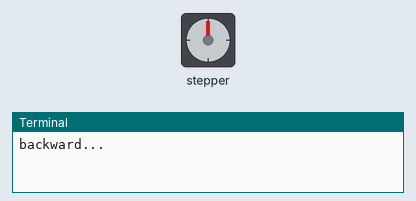
Recording of a program running on a simulated Raspberry Pi (header pin numbers). Shown: stepper motor, the last lines printed to the terminal. The stepper is drawn at 2048 steps a turn.

Above: at 0.15 s.
At 9.18 s:
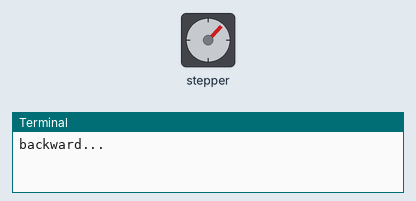
At 18.55 s:
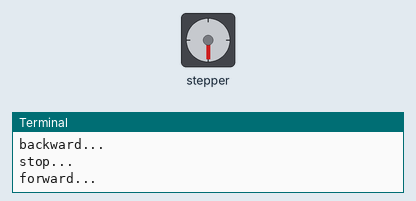
At 36.9 s:
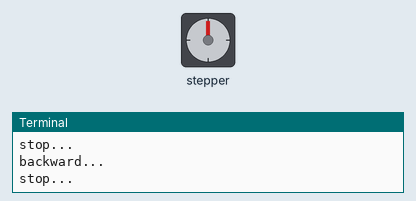
Timing chart, 0 to 40.0 s (numbered marks = the images above):
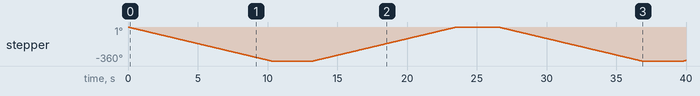

The program:

stepper_motor.py
```python
#!/usr/bin/env python
import RPi.GPIO as GPIO
import time

IN1 = 31    # pin11
IN2 = 33
IN3 = 35
IN4 = 37

def setStep(w1, w2, w3, w4):
	GPIO.output(IN1, w1)
	GPIO.output(IN2, w2)
	GPIO.output(IN3, w3)
	GPIO.output(IN4, w4)

def stop():
	setStep(0, 0, 0, 0)

def forward(delay, steps):
	for i in range(0, steps):
		setStep(1, 0, 0, 0)
		time.sleep(delay)
		setStep(0, 1, 0, 0)
		time.sleep(delay)
		setStep(0, 0, 1, 0)
		time.sleep(delay)
		setStep(0, 0, 0, 1)
		time.sleep(delay)

def backward(delay, steps):
	for i in range(0, steps):
		setStep(0, 0, 0, 1)
		time.sleep(delay)
		setStep(0, 0, 1, 0)
		time.sleep(delay)
		setStep(0, 1, 0, 0)
		time.sleep(delay)
		setStep(1, 0, 0, 0)
		time.sleep(delay)

def setup():
	GPIO.setwarnings(False)
	GPIO.setmode(GPIO.BOARD)       # Numbers GPIOs by physical location
	GPIO.setup(IN1, GPIO.OUT)      # Set pin's mode is output
	GPIO.setup(IN2, GPIO.OUT)
	GPIO.setup(IN3, GPIO.OUT)
	GPIO.setup(IN4, GPIO.OUT)

def loop():
	while True:
		print "backward..."
		backward(0.005, 512)  # 512 steps --- 360 angle

		print "stop..."
		stop()                 # stop
		time.sleep(3)          # sleep 3s

		print "forward..."
		forward(0.005, 512)

		print "stop..."
		stop()
		time.sleep(3)

def destroy():
	GPIO.cleanup()             # Release resource

if __name__ == '__main__':     # Program start from here
	setup()
	try:
		loop()
	except KeyboardInterrupt:  # When 'Ctrl+C' is pressed, the child function destroy() will be  executed.
		destroy()
```

Measured:
- by itself, stepper: turns 360° counter-clockwise in 10.2 s, then 360° clockwise in 10.2 s, then 360° counter-clockwise in 10.2 s, then 6° clockwise in 0.15 s
